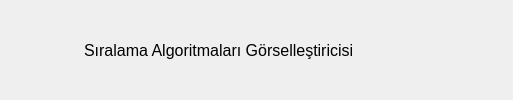
     <widget class="QFrame" name="frame_application_header">
      <property name="sizePolicy">
       <sizepolicy hsizetype="Preferred" vsizetype="Fixed">
        <horstretch>0</horstretch>
        <verstretch>0</verstretch>
       </sizepolicy>
      </property>
      <property name="minimumSize">
       <size>
        <width>0</width>
        <height>60</height>
       </size>
      </property>
      <property name="styleSheet">
       <string notr="true"/>
      </property>
      <property name="frameShape">
       <enum>QFrame::NoFrame</enum>
      </property>
      <property name="frameShadow">
       <enum>QFrame::Raised</enum>
      </property>
      <layout class="QHBoxLayout" name="horizontalLayout_11">
       <property name="spacing">
        <number>0</number>
       </property>
       <property name="leftMargin">
        <number>0</number>
       </property>
       <property name="topMargin">
        <number>0</number>
       </property>
       <property name="rightMargin">
        <number>0</number>
       </property>
       <property name="bottomMargin">
        <number>0</number>
       </property>
       <item>
        <spacer name="horizontalSpacer_3">
         <property name="orientation">
          <enum>Qt::Horizontal</enum>
         </property>
         <property name="sizeType">
          <enum>QSizePolicy::Fixed</enum>
         </property>
         <property name="sizeHint" stdset="0">
          <size>
           <width>16</width>
           <height>20</height>
          </size>
         </property>
        </spacer>
       </item>
       <item>
        <widget class="QLabel" name="label_application_icon">
         <property name="sizePolicy">
          <sizepolicy hsizetype="Fixed" vsizetype="Preferred">
           <horstretch>0</horstretch>
           <verstretch>0</verstretch>
          </sizepolicy>
         </property>
         <property name="minimumSize">
          <size>
           <width>50</width>
           <height>50</height>
          </size>
         </property>
         <property name="maximumSize">
          <size>
           <width>50</width>
           <height>50</height>
          </size>
         </property>
         <property name="styleSheet">
          <string notr="true">border-image: url(:/icons/icons/graph.png);</string>
         </property>
         <property name="text">
          <string/>
         </property>
         <property name="alignment">
          <set>Qt::AlignCenter</set>
         </property>
        </widget>
       </item>
       <item>
        <widget class="QLabel" name="label_application_title">
         <property name="sizePolicy">
          <sizepolicy hsizetype="Preferred" vsizetype="Fixed">
           <horstretch>0</horstretch>
           <verstretch>0</verstretch>
          </sizepolicy>
         </property>
         <property name="minimumSize">
          <size>
           <width>0</width>
           <height>30</height>
          </size>
         </property>
         <property name="font">
          <font>
           <pointsize>12</pointsize>
          </font>
         </property>
         <property name="text">
          <string>Sıralama Algoritmaları Görselleştiricisi</string>
         </property>
         <property name="indent">
          <number>18</number>
         </property>
        </widget>
       </item>
       <item>
        <widget class="QPushButton" name="btn_minimize">
         <property name="sizePolicy">
          <sizepolicy hsizetype="Fixed" vsizetype="Fixed">
           <horstretch>0</horstretch>
           <verstretch>0</verstretch>
          </sizepolicy>
         </property>
         <property name="minimumSize">
          <size>
           <width>71</width>
           <height>50</height>
          </size>
         </property>
         <property name="maximumSize">
          <size>
           <width>60</width>
           <height>16777215</height>
          </size>
         </property>
         <property name="cursor">
          <cursorShape>PointingHandCursor</cursorShape>
         </property>
         <property name="styleSheet">
          <string notr="true">min-width:50px;
min-height:50px;
border-radius:3px;</string>
         </property>
         <property name="text">
          <string/>
         </property>
         <property name="icon">
          <iconset resource="icons.qrc">
           <normaloff>:/icons/icons/minus.png</normaloff>:/icons/icons/minus.png</iconset>
         </property>
         <property name="iconSize">
          <size>
           <width>25</width>
           <height>25</height>
          </size>
         </property>
         <property name="flat">
          <bool>false</bool>
         </property>
        </widget>
       </item>
       <item>
        <widget class="QPushButton" name="btn_restore_maximize">
         <property name="sizePolicy">
          <sizepolicy hsizetype="Fixed" vsizetype="Fixed">
           <horstretch>0</horstretch>
           <verstretch>0</verstretch>
          </sizepolicy>
         </property>
         <property name="minimumSize">
          <size>
           <width>60</width>
           <height>50</height>
          </size>
         </property>
         <property name="cursor">
          <cursorShape>PointingHandCursor</cursorShape>
         </property>
         <property name="styleSheet">
          <string notr="true">min-width:50px;
min-height:50px;
border-radius:3px;</string>
         </property>
         <property name="text">
          <string/>
         </property>
         <property name="icon">
          <iconset resource="icons.qrc">
           <normaloff>:/icons/icons/minimize.png</normaloff>:/icons/icons/minimize.png</iconset>
         </property>
         <property name="iconSize">
          <size>
           <width>25</width>
           <height>25</height>
          </size>
         </property>
        </widget>
       </item>
       <item>
        <spacer name="horizontalSpacer_5">
         <property name="orientation">
          <enum>Qt::Horizontal</enum>
         </property>
         <property name="sizeType">
          <enum>QSizePolicy::Fixed</enum>
         </property>
         <property name="sizeHint" stdset="0">
          <size>
           <width>9</width>
           <height>20</height>
          </size>
         </property>
        </spacer>
       </item>
       <item>
        <widget class="QPushButton" name="btn_close">
         <property name="sizePolicy">
          <sizepolicy hsizetype="Fixed" vsizetype="Fixed">
           <horstretch>0</horstretch>
           <verstretch>0</verstretch>
          </sizepolicy>
         </property>
         <property name="minimumSize">
          <size>
           <width>71</width>
           <height>50</height>
          </size>
         </property>
         <property name="maximumSize">
          <size>
           <width>50</width>
           <height>50</height>
          </size>
         </property>
         <property name="cursor">
          <cursorShape>PointingHandCursor</cursorShape>
         </property>
         <property name="layoutDirection">
          <enum>Qt::LeftToRight</enum>
         </property>
         <property name="styleSheet">
          <string notr="true">min-width:50px;
min-height:50px;
border-radius:3px;</string>
         </property>
         <property name="text">
          <string/>
         </property>
         <property name="icon">
          <iconset resource="icons.qrc">
           <normaloff>:/icons/icons/close.png</normaloff>:/icons/icons/close.png</iconset>
         </property>
         <property name="iconSize">
          <size>
           <width>20</width>
           <height>20</height>
          </size>
         </property>
        </widget>
       </item>
      </layout>
     </widget>
